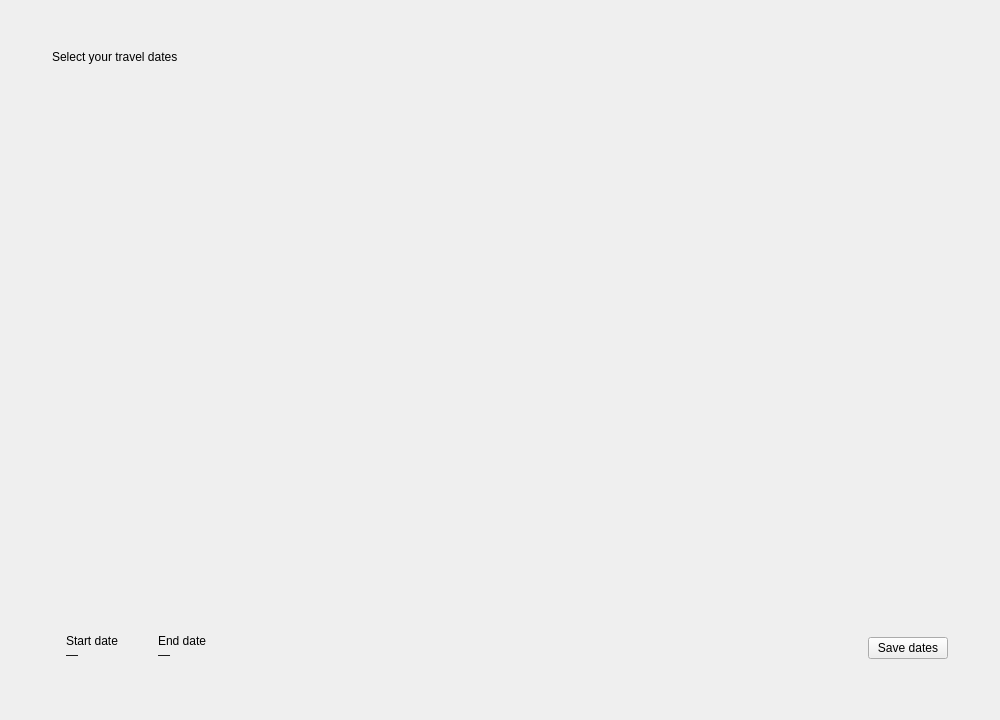
<?xml version='1.0' encoding='utf-8'?>
<ui version="4.0">
 <class>MainWindow</class>
 <widget class="QMainWindow" name="MainWindow">
  <property name="geometry">
   <rect>
    <x>0</x>
    <y>0</y>
    <width>1000</width>
    <height>720</height>
   </rect>
  </property>
  <property name="windowTitle">
   <string>QCustomDateRangePicker — preview</string>
  </property>
  <widget class="QWidget" name="centralwidget">
   <layout class="QVBoxLayout" name="outerLayout">
    <property name="spacing">
     <number>20</number>
    </property>
    <property name="leftMargin">
     <number>28</number>
    </property>
    <property name="topMargin">
     <number>28</number>
    </property>
    <property name="rightMargin">
     <number>28</number>
    </property>
    <property name="bottomMargin">
     <number>28</number>
    </property>
    <item>
     <widget class="QFrame" name="lightCard">
      <property name="frameShape">
       <enum>QFrame::NoFrame</enum>
      </property>
      <layout class="QVBoxLayout" name="cardLayout" stretch="0,1,0">
       <property name="spacing">
        <number>16</number>
       </property>
       <property name="leftMargin">
        <number>24</number>
       </property>
       <property name="topMargin">
        <number>22</number>
       </property>
       <property name="rightMargin">
        <number>24</number>
       </property>
       <property name="bottomMargin">
        <number>22</number>
       </property>
       <item>
        <widget class="QLabel" name="lightTitle">
         <property name="text">
          <string>Select your travel dates</string>
         </property>
        </widget>
       </item>
       <item>
        <widget class="QCustomDateRangePicker" name="picker">
         <property name="minimumSize">
          <size>
           <width>0</width>
           <height>320</height>
          </size>
         </property>
         <property name="monthsVisible" stdset="0">
          <number>2</number>
         </property>
        </widget>
       </item>
       <item>
        <layout class="QHBoxLayout" name="fieldsRow">
         <property name="spacing">
          <number>12</number>
         </property>
         <item>
          <widget class="QFrame" name="startField">
           <property name="frameShape">
            <enum>QFrame::NoFrame</enum>
           </property>
           <layout class="QVBoxLayout" name="startFieldLayout">
            <property name="spacing">
             <number>0</number>
            </property>
            <property name="leftMargin">
             <number>14</number>
            </property>
            <property name="topMargin">
             <number>8</number>
            </property>
            <property name="rightMargin">
             <number>14</number>
            </property>
            <property name="bottomMargin">
             <number>8</number>
            </property>
            <item>
             <widget class="QLabel" name="startCap">
              <property name="text">
               <string>Start date</string>
              </property>
             </widget>
            </item>
            <item>
             <widget class="QLabel" name="startVal">
              <property name="text">
               <string>—</string>
              </property>
             </widget>
            </item>
           </layout>
          </widget>
         </item>
         <item>
          <widget class="QFrame" name="endField">
           <property name="frameShape">
            <enum>QFrame::NoFrame</enum>
           </property>
           <layout class="QVBoxLayout" name="endFieldLayout">
            <property name="spacing">
             <number>0</number>
            </property>
            <property name="leftMargin">
             <number>14</number>
            </property>
            <property name="topMargin">
             <number>8</number>
            </property>
            <property name="rightMargin">
             <number>14</number>
            </property>
            <property name="bottomMargin">
             <number>8</number>
            </property>
            <item>
             <widget class="QLabel" name="endCap">
              <property name="text">
               <string>End date</string>
              </property>
             </widget>
            </item>
            <item>
             <widget class="QLabel" name="endVal">
              <property name="text">
               <string>—</string>
              </property>
             </widget>
            </item>
           </layout>
          </widget>
         </item>
         <item>
          <spacer name="fieldsSpacer">
           <property name="orientation">
            <enum>Qt::Horizontal</enum>
           </property>
           <property name="sizeHint" stdset="0">
            <size>
             <width>40</width>
             <height>20</height>
            </size>
           </property>
          </spacer>
         </item>
         <item>
          <widget class="QPushButton" name="saveButton">
           <property name="cursor">
            <cursorShape>PointingHandCursor</cursorShape>
           </property>
           <property name="text">
            <string>Save dates</string>
           </property>
          </widget>
         </item>
        </layout>
       </item>
      </layout>
     </widget>
    </item>
   </layout>
  </widget>
 </widget>
 <customwidgets>
  <customwidget>
   <class>QCustomDateRangePicker</class>
   <extends>QWidget</extends>
   <header location="global">Custom_Widgets.QCustomDateRangePicker.h</header>
  </customwidget>
 <customwidget><class>QPushButton</class><extends>QPushButton</extends><header location="global">Custom_Widgets.Theme.h</header><container>1</container></customwidget><customwidget><class>QLabel</class><extends>QLabel</extends><header location="global">Custom_Widgets.Theme.h</header><container>1</container></customwidget></customwidgets>
 <connections />
</ui>
